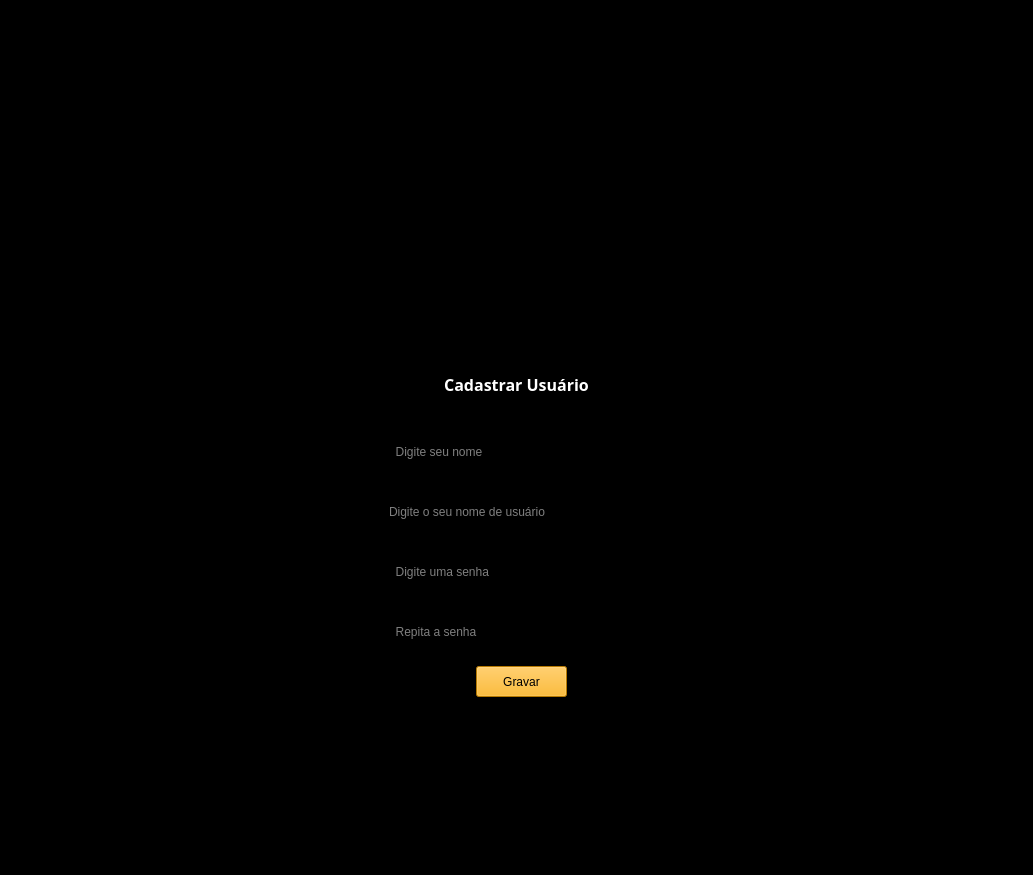
<?xml version="1.0" encoding="UTF-8"?>
<ui version="4.0">
 <class>MainWindow</class>
 <widget class="QMainWindow" name="MainWindow">
  <property name="geometry">
   <rect>
    <x>0</x>
    <y>0</y>
    <width>1033</width>
    <height>875</height>
   </rect>
  </property>
  <property name="maximumSize">
   <size>
    <width>1920</width>
    <height>1080</height>
   </size>
  </property>
  <property name="windowTitle">
   <string>Controle de Inventário</string>
  </property>
  <property name="styleSheet">
   <string notr="true">background-color: rgb(0, 0, 0);</string>
  </property>
  <widget class="QWidget" name="centralwidget">
   <layout class="QGridLayout" name="gridLayout">
    <item row="0" column="0">
     <widget class="QFrame" name="frame">
      <property name="minimumSize">
       <size>
        <width>500</width>
        <height>600</height>
       </size>
      </property>
      <property name="maximumSize">
       <size>
        <width>500</width>
        <height>600</height>
       </size>
      </property>
      <property name="frameShape">
       <enum>QFrame::StyledPanel</enum>
      </property>
      <property name="frameShadow">
       <enum>QFrame::Raised</enum>
      </property>
      <widget class="QFrame" name="frame_2">
       <property name="geometry">
        <rect>
         <x>50</x>
         <y>0</y>
         <width>400</width>
         <height>200</height>
        </rect>
       </property>
       <property name="minimumSize">
        <size>
         <width>400</width>
         <height>200</height>
        </size>
       </property>
       <property name="maximumSize">
        <size>
         <width>400</width>
         <height>200</height>
        </size>
       </property>
       <property name="styleSheet">
        <string notr="true">image: url(:/imagens/imagens/logo_inventario.png);</string>
       </property>
       <property name="frameShape">
        <enum>QFrame::StyledPanel</enum>
       </property>
       <property name="frameShadow">
        <enum>QFrame::Raised</enum>
       </property>
      </widget>
      <widget class="QLineEdit" name="t3_inicio_senha">
       <property name="geometry">
        <rect>
         <x>120</x>
         <y>420</y>
         <width>271</width>
         <height>51</height>
        </rect>
       </property>
       <property name="styleSheet">
        <string notr="true">color: rgb(255, 255, 255);
font: 87 12pt &quot;Segoe UI Black&quot;;</string>
       </property>
       <property name="echoMode">
        <enum>QLineEdit::Password</enum>
       </property>
       <property name="placeholderText">
        <string>  Digite uma senha</string>
       </property>
      </widget>
      <widget class="QLineEdit" name="t4_inicio_senha2">
       <property name="geometry">
        <rect>
         <x>120</x>
         <y>480</y>
         <width>271</width>
         <height>51</height>
        </rect>
       </property>
       <property name="styleSheet">
        <string notr="true">color: rgb(255, 255, 255);
font: 87 12pt &quot;Segoe UI Black&quot;;</string>
       </property>
       <property name="echoMode">
        <enum>QLineEdit::Password</enum>
       </property>
       <property name="placeholderText">
        <string>  Repita a senha</string>
       </property>
      </widget>
      <widget class="QPushButton" name="t5_inicio_entra">
       <property name="geometry">
        <rect>
         <x>210</x>
         <y>540</y>
         <width>91</width>
         <height>31</height>
        </rect>
       </property>
       <property name="styleSheet">
        <string notr="true">QPushButton{
background-color: rgb(255, 170, 0);
}
QPushButton:hover{
background-color: rgb(255, 170, 127);
}</string>
       </property>
       <property name="text">
        <string>Gravar</string>
       </property>
      </widget>
      <widget class="QLineEdit" name="t2_inicio_usuario">
       <property name="geometry">
        <rect>
         <x>120</x>
         <y>360</y>
         <width>271</width>
         <height>51</height>
        </rect>
       </property>
       <property name="styleSheet">
        <string notr="true">color: rgb(255, 255, 255);
font: 87 12pt &quot;Segoe UI Black&quot;;</string>
       </property>
       <property name="placeholderText">
        <string>Digite o seu nome de usuário</string>
       </property>
      </widget>
      <widget class="QLineEdit" name="t1_inicio_nome">
       <property name="geometry">
        <rect>
         <x>120</x>
         <y>300</y>
         <width>271</width>
         <height>51</height>
        </rect>
       </property>
       <property name="styleSheet">
        <string notr="true">color: rgb(255, 255, 255);
font: 87 12pt &quot;Segoe UI Black&quot;;</string>
       </property>
       <property name="placeholderText">
        <string>  Digite seu nome</string>
       </property>
      </widget>
      <widget class="QLabel" name="label">
       <property name="geometry">
        <rect>
         <x>0</x>
         <y>250</y>
         <width>501</width>
         <height>16</height>
        </rect>
       </property>
       <property name="font">
        <font>
         <family>Arial Black</family>
         <pointsize>12</pointsize>
         <weight>75</weight>
         <bold>true</bold>
        </font>
       </property>
       <property name="styleSheet">
        <string notr="true">color: rgb(255, 255, 255);</string>
       </property>
       <property name="text">
        <string>Cadastrar Usuário</string>
       </property>
       <property name="alignment">
        <set>Qt::AlignCenter</set>
       </property>
      </widget>
     </widget>
    </item>
   </layout>
  </widget>
  <widget class="QMenuBar" name="menubar">
   <property name="geometry">
    <rect>
     <x>0</x>
     <y>0</y>
     <width>1033</width>
     <height>21</height>
    </rect>
   </property>
  </widget>
  <widget class="QStatusBar" name="statusbar"/>
 </widget>
 <resources>
  <include location="rsc_2.qrc"/>
 </resources>
 <connections/>
</ui>
